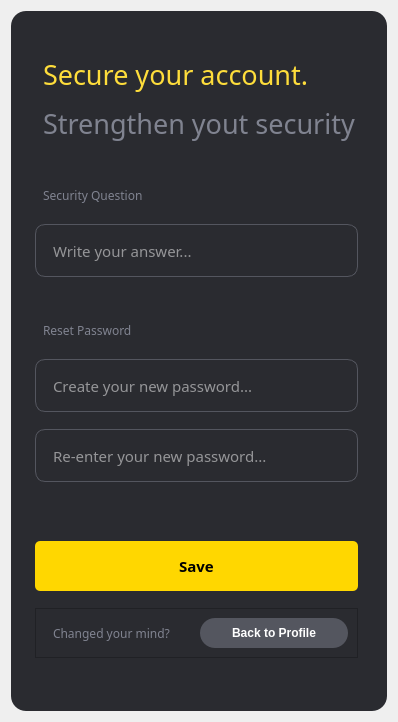
             <widget class="QWidget" name="changePW">
              <property name="styleSheet">
               <string notr="true"/>
              </property>
              <layout class="QGridLayout" name="gridLayout_6">
               <item row="0" column="0">
                <widget class="QFrame" name="changepwFrame">
                 <property name="minimumSize">
                  <size>
                   <width>0</width>
                   <height>700</height>
                  </size>
                 </property>
                 <property name="styleSheet">
                  <string notr="true">#changepwFrame{
	background-color: rgb(42, 43, 48);
   	padding-left: 15px;      
   	padding-right: 20px;       
    padding-top: 25px;          
    padding-bottom: 25px;
	border-radius: 15px;      
}
#frame_5{
	background-color: rgb(42, 43, 48);
}
QLineEdit{
	height:50px;
	padding: 1px 15 px;
	background-color: rgb(42, 43, 48);
	border: 1px solid rgba(84,86,95,255);
	border-radius: 10px;
	color:rgb(255, 255, 255);
	font-family: Poppins;
    font-size:15px;
}
QLabel{
	background-color: rgb(42, 43, 48);
	padding-left:5px;
}
#CP_buttonSavePW{
	background-color: #FFD700;	
	border-radius:5px;
	height:50px;
}
#secQuestionLabel, #resetPw, #whatuWaiting{
	color:#808390;
	font-family: Poppins;
}
#secQuestionLabel, #resetPw{
	padding-top:25px;
}
#CP_buttonLogIn{
	color:rgb(255, 255, 255);
	background-color: rgb(84, 86, 95);
	border-radius:15px;
	height:30px;
}
QComboBox {
    color: white;                        /* Warna teks combobox */
    background-color:rgb(128, 131, 144);           /* Warna latar belakang combobox */
    border: 1px solid #555555;           /* Warna border combobox */
    border-radius: 5px;                  /* Membuat sudut rounded */
}
QComboBox QAbstractItemView {
    color: white;                        /* Warna teks dropdown */
    background-color: #333333;           /* Warna latar belakang dropdown */
    selection-background-color: #fedd3b; /* Warna latar belakang item yang dipilih*/
    selection-color: black;              /* Warna teks item yang dipilih */
    border: 1px solid #555555;          /* Warna border dropdown */
}</string>
                 </property>
                 <property name="frameShape">
                  <enum>QFrame::StyledPanel</enum>
                 </property>
                 <property name="frameShadow">
                  <enum>QFrame::Raised</enum>
                 </property>
                 <layout class="QVBoxLayout" name="verticalLayout_5">
                  <item>
                   <widget class="QLabel" name="changepwHeader">
                    <property name="sizePolicy">
                     <sizepolicy hsizetype="Preferred" vsizetype="Maximum">
                      <horstretch>0</horstretch>
                      <verstretch>0</verstretch>
                     </sizepolicy>
                    </property>
                    <property name="font">
                     <font>
                      <family>Poppins Medium</family>
                     </font>
                    </property>
                    <property name="text">
                     <string>&lt;html&gt;&lt;head/&gt;&lt;body&gt;&lt;p&gt;&lt;span style=&quot; font-size:20pt; color:#fedd3b;&quot;&gt;Secure your account.&lt;/span&gt;&lt;/p&gt;&lt;p&gt;&lt;span style=&quot; font-size:20pt; color:#808390;&quot;&gt;Strengthen yout security&lt;/span&gt;&lt;/p&gt;&lt;/body&gt;&lt;/html&gt;</string>
                    </property>
                   </widget>
                  </item>
                  <item>
                   <widget class="QLabel" name="secQuestionLabel">
                    <property name="sizePolicy">
                     <sizepolicy hsizetype="Preferred" vsizetype="Maximum">
                      <horstretch>0</horstretch>
                      <verstretch>0</verstretch>
                     </sizepolicy>
                    </property>
                    <property name="font">
                     <font>
                      <family>Poppins</family>
                      <pointsize>9</pointsize>
                     </font>
                    </property>
                    <property name="text">
                     <string>Security Question</string>
                    </property>
                    <property name="alignment">
                     <set>Qt::AlignBottom|Qt::AlignLeading|Qt::AlignLeft</set>
                    </property>
                   </widget>
                  </item>
                  <item>
                   <widget class="QLineEdit" name="CP_inputSecAnswer">
                    <property name="placeholderText">
                     <string>Write your answer...</string>
                    </property>
                   </widget>
                  </item>
                  <item>
                   <widget class="QLabel" name="resetPw">
                    <property name="sizePolicy">
                     <sizepolicy hsizetype="Preferred" vsizetype="Maximum">
                      <horstretch>0</horstretch>
                      <verstretch>0</verstretch>
                     </sizepolicy>
                    </property>
                    <property name="font">
                     <font>
                      <family>Poppins</family>
                      <pointsize>9</pointsize>
                     </font>
                    </property>
                    <property name="text">
                     <string>Reset Password</string>
                    </property>
                    <property name="alignment">
                     <set>Qt::AlignBottom|Qt::AlignLeading|Qt::AlignLeft</set>
                    </property>
                   </widget>
                  </item>
                  <item>
                   <widget class="QLineEdit" name="CP_inputPassword1">
                    <property name="placeholderText">
                     <string>Create your new password...</string>
                    </property>
                   </widget>
                  </item>
                  <item>
                   <widget class="QLineEdit" name="CP_inputPassword2">
                    <property name="placeholderText">
                     <string>Re-enter your new password...</string>
                    </property>
                   </widget>
                  </item>
                  <item>
                   <widget class="QLabel" name="CP_errorMsg">
                    <property name="minimumSize">
                     <size>
                      <width>0</width>
                      <height>25</height>
                     </size>
                    </property>
                    <property name="maximumSize">
                     <size>
                      <width>16777215</width>
                      <height>25</height>
                     </size>
                    </property>
                    <property name="font">
                     <font>
                      <family>Poppins</family>
                      <pointsize>9</pointsize>
                     </font>
                    </property>
                    <property name="styleSheet">
                     <string notr="true">color: rgb(255, 0, 0);</string>
                    </property>
                    <property name="text">
                     <string>&lt;html&gt;&lt;head/&gt;&lt;body&gt;&lt;p align=&quot;right&quot;&gt;&lt;span style=&quot; color:#2a2b30;&quot;&gt;*Passwords don't match&lt;/span&gt;&lt;/p&gt;&lt;/body&gt;&lt;/html&gt;</string>
                    </property>
                   </widget>
                  </item>
                  <item>
                   <widget class="QPushButton" name="CP_buttonSavePW">
                    <property name="font">
                     <font>
                      <family>Montserrat</family>
                      <pointsize>11</pointsize>
                      <weight>75</weight>
                      <bold>true</bold>
                     </font>
                    </property>
                    <property name="cursor">
                     <cursorShape>PointingHandCursor</cursorShape>
                    </property>
                    <property name="text">
                     <string>Save</string>
                    </property>
                   </widget>
                  </item>
                  <item>
                   <widget class="QFrame" name="frame_5">
                    <property name="sizePolicy">
                     <sizepolicy hsizetype="Preferred" vsizetype="Maximum">
                      <horstretch>0</horstretch>
                      <verstretch>0</verstretch>
                     </sizepolicy>
                    </property>
                    <property name="frameShape">
                     <enum>QFrame::StyledPanel</enum>
                    </property>
                    <property name="frameShadow">
                     <enum>QFrame::Raised</enum>
                    </property>
                    <layout class="QHBoxLayout" name="horizontalLayout_4">
                     <item>
                      <widget class="QLabel" name="whatuWaiting">
                       <property name="font">
                        <font>
                         <family>Poppins</family>
                         <pointsize>9</pointsize>
                        </font>
                       </property>
                       <property name="text">
                        <string>Changed your mind?</string>
                       </property>
                      </widget>
                     </item>
                     <item>
                      <widget class="QPushButton" name="CP_buttonProfile">
                       <property name="font">
                        <font>
                         <family>Segoe UI</family>
                         <pointsize>9</pointsize>
                         <weight>75</weight>
                         <bold>true</bold>
                        </font>
                       </property>
                       <property name="cursor">
                        <cursorShape>PointingHandCursor</cursorShape>
                       </property>
                       <property name="styleSheet">
                        <string notr="true">color:rgb(255, 255, 255);
background-color: rgb(84, 86, 95);
border-radius:15px;
height:30px;</string>
                       </property>
                       <property name="text">
                        <string>Back to Profile</string>
                       </property>
                      </widget>
                     </item>
                    </layout>
                   </widget>
                  </item>
                 </layout>
                </widget>
               </item>
              </layout>
             </widget>
